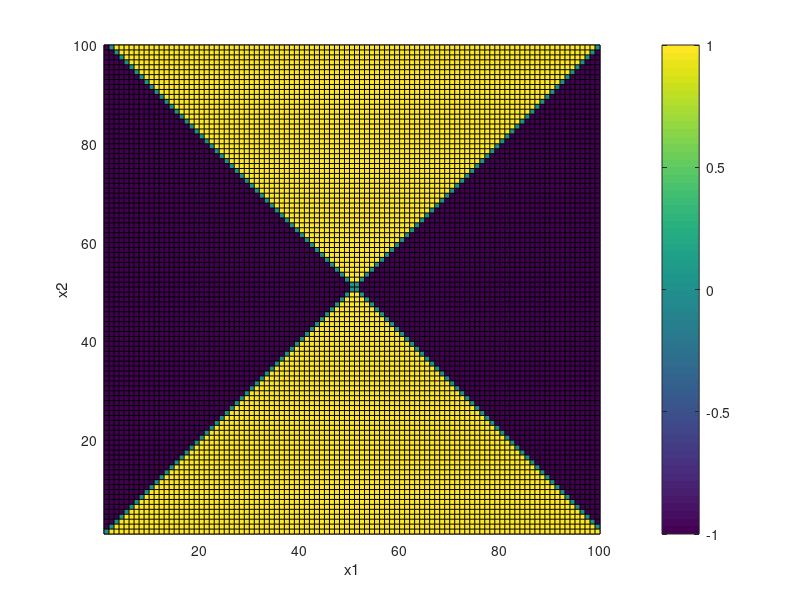

This figure's MATLAB source:
r = 1;
mu = .2;
eps = .1;
a0 = 10;
k = 10;

a = @(x) a0 - .5.*k.*x.^2;
f = @(x1, x2) mu.*(a(x1)./a(x2)-1);

[x1, x2] = meshgrid(linspace(-1, 1));

pcolor(sign(f(x1, x2)))
colorbar
xlabel('x1')
ylabel('x2')